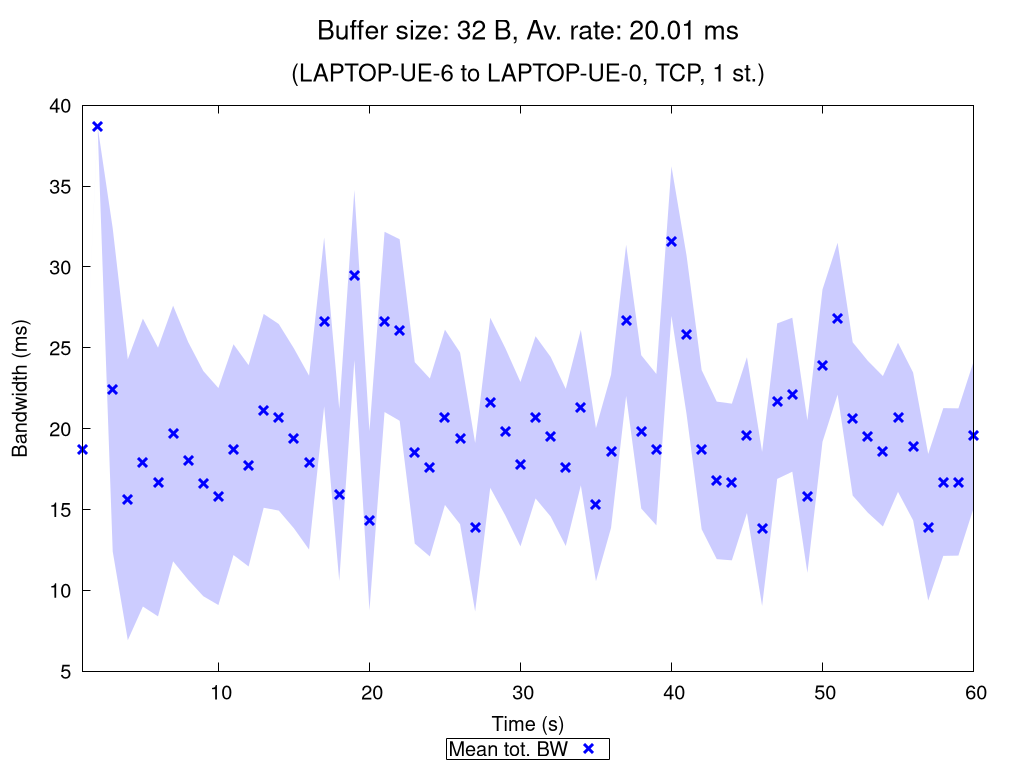

Reproduce this figure in gnuplot.
set terminal pngcairo nocrop enhanced size 1024,768 font "Verdana,15"
set output "TCP_1_st_2020_11_06_01-06-41_two2one_00032B.png"

set title "{/=20 Buffer size: 32 B, Av. rate: 20.01 ms}\n\n{/=18 (LAPTOP-UE-6 to LAPTOP-UE-0, TCP, 1 st.)}"

set xlabel "Time (s)"
set ylabel "Bandwidth (ms)"
set ytics nomirror
set key bmargin center horizontal box samplen 1 width -1
set bmargin 4.6
set rmargin 4.5

rf = 1.0  # rate factor
set style fill transparent solid 0.2 noborder
set autoscale xfix
plot "TCP_1_st_2020_11_06_01-06-41_two2one_00032B_iperf_processed.dat" using 1:($2/rf-$3/rf):($2/rf+$3/rf) with filledcurves lc rgb "blue" notitle, \
     "" using 1:($2/rf) with points pt 2 ps 1.5 lw 3 lc rgb "blue" title "Mean tot. BW", \
